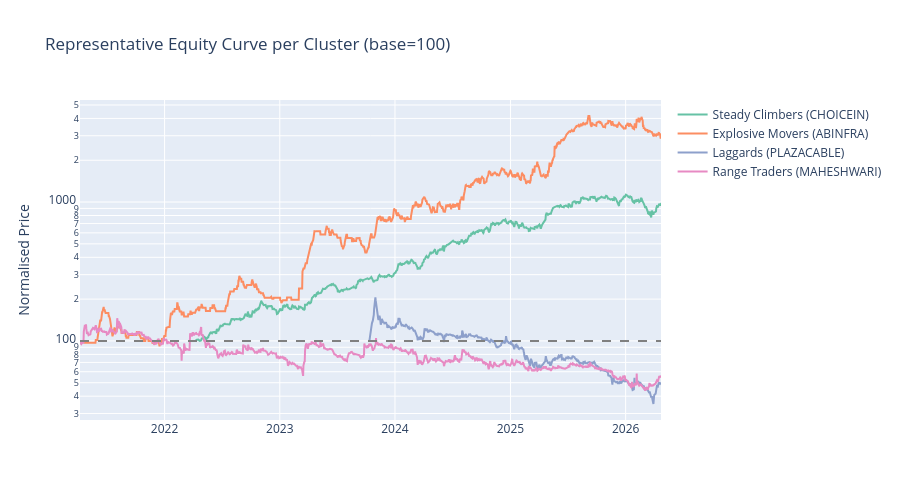

This figure's notebook cell:
### Markdown cell above
## 8. Equity curves — one representative from each cluster

### Code cell
fig = go.Figure()
palette = px.colors.qualitative.Set2

for i, cname in enumerate(feat_df['cluster_name'].unique()):
    # Pick the stock closest to the cluster centroid
    cluster_mask = feat_df['cluster_name'] == cname
    cluster_syms = feat_df[cluster_mask].index
    # Best r_squared in cluster as representative
    rep = feat_df.loc[cluster_syms, 'r_squared'].idxmax()

    c = close[rep].dropna()
    c_norm = c / c.iloc[0] * 100
    fig.add_trace(go.Scatter(
        x=c_norm.index, y=c_norm,
        name=f'{cname} ({rep})',
        line=dict(color=palette[i], width=2)
    ))

fig.add_hline(y=100, line_dash='dash', line_color='grey')
fig.update_layout(
    title='Representative Equity Curve per Cluster (base=100)',
    height=500, yaxis_title='Normalised Price',
    yaxis_type='log'
)
fig.show()

# Save cluster labels for use in other notebooks
cluster_labels = feat_df[['cluster','cluster_name']]
print(f'\ncluster_labels ready — {len(cluster_labels)} symbols classified')

### Figure 1 — Plotly figure (JSON) as saved in the notebook; plotly's stock layout.template omitted (floating-point values rounded to 4 significant figures; data arrays with more than 128 entries replaced by an {"elided": "..."} marker saying what was removed)
{"data": [{"line": {"color": "rgb(102,194,165)", "width": 2}, "name": "Steady Climbers (CHOICEIN)", "type": "scatter", "x": {"elided": "997 str values"}, "y": {"elided": "997 float values"}}, {"line": {"color": "rgb(252,141,98)", "width": 2}, "name": "Explosive Movers (ABINFRA)", "type": "scatter", "x": {"elided": "1245 str values"}, "y": {"elided": "1245 float values"}}, {"line": {"color": "rgb(141,160,203)", "width": 2}, "name": "Laggards (PLAZACABLE)", "type": "scatter", "x": {"elided": "622 str values"}, "y": {"elided": "622 float values"}}, {"line": {"color": "rgb(231,138,195)", "width": 2}, "name": "Range Traders (MAHESHWARI)", "type": "scatter", "x": {"elided": "1245 str values"}, "y": {"elided": "1245 float values"}}], "layout": {"height": 500, "shapes": [{"line": {"color": "grey", "dash": "dash"}, "type": "line", "x0": 0, "x1": 1, "xref": "x domain", "y0": 100, "y1": 100, "yref": "y"}], "title": {"text": "Representative Equity Curve per Cluster (base=100)"}, "yaxis": {"title": {"text": "Normalised Price"}, "type": "log"}}}
